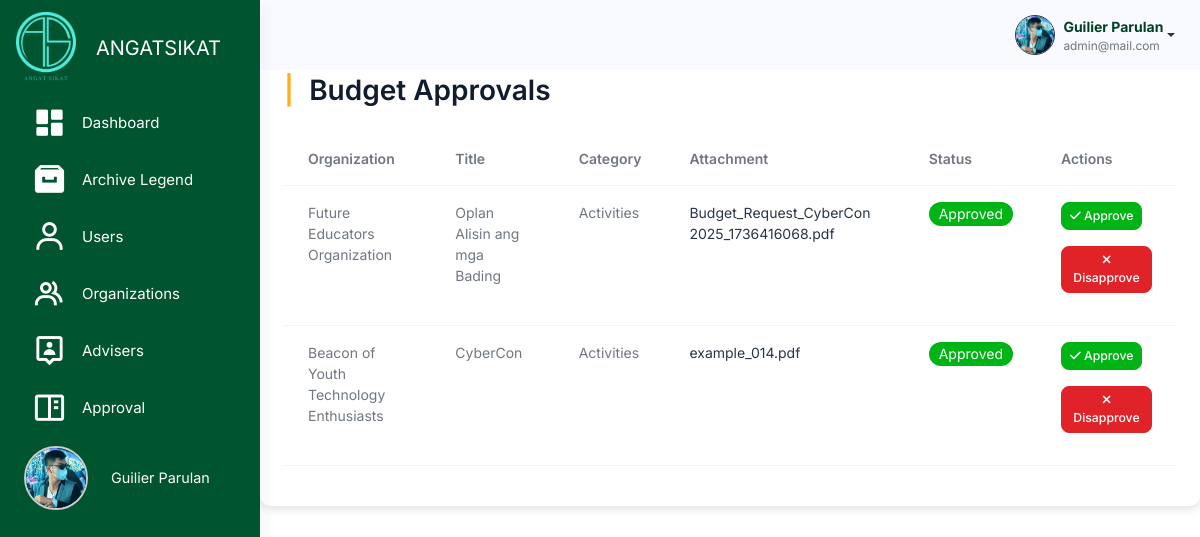
The page /src/budget_management/admin_budget_approval_table.php (signed in) on the database as committed earlier.
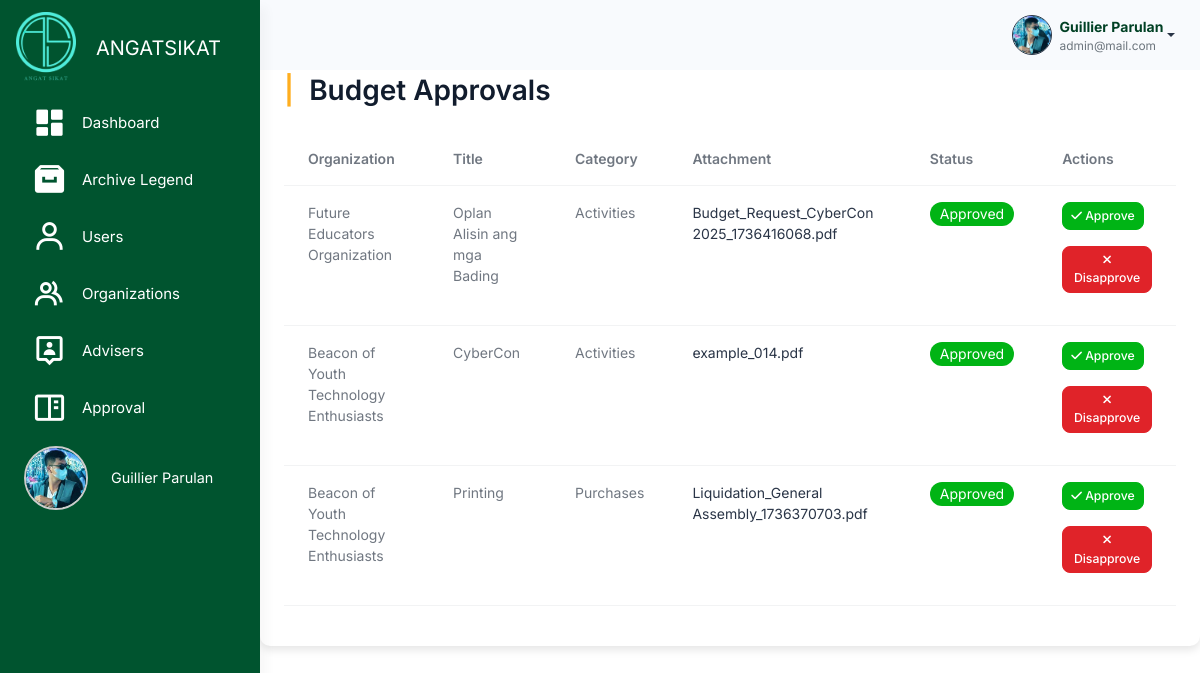
The same page on the database as committed later.
### tables this page shows
CREATE TABLE `users` (
  `user_id` int(11) NOT NULL,
  `username` varchar(100) NOT NULL,
  `password` varchar(255) NOT NULL,
  `profile_picture` varchar(255) NOT NULL,
  `first_name` varchar(255) NOT NULL,
  `last_name` varchar(255) NOT NULL,
  `email` varchar(100) NOT NULL,
  `role` enum('admin','officer','member') NOT NULL,
  `organization_id` int(11) DEFAULT NULL,
  `archived` tinyint(1) DEFAULT 0,
  `created_at` timestamp NOT NULL DEFAULT current_timestamp(),
  `position` enum('President','Treasurer') NOT NULL,
  `failed_attempts` int(11) DEFAULT 0,
  `is_locked` tinyint(1) DEFAULT 0,
  `last_failed_attempt` datetime DEFAULT NULL
);

CREATE TABLE `budget_approvals` (
  `approval_id` int(11) NOT NULL,
  `title` varchar(255) NOT NULL,
  `category` varchar(255) NOT NULL,
  `attachment` varchar(255) DEFAULT NULL,
  `status` enum('Pending','Approved','Disapproved') DEFAULT 'Pending',
  `organization_id` int(11) NOT NULL,
  `created_at` timestamp NOT NULL DEFAULT current_timestamp(),
  `archived` tinyint(1) DEFAULT 0
);

CREATE TABLE `organizations` (
  `organization_id` int(11) NOT NULL,
  `organization_name` varchar(255) NOT NULL,
  `acronym` varchar(100) NOT NULL,
  `organization_logo` varchar(255) DEFAULT NULL,
  `organization_members` int(11) NOT NULL DEFAULT 0,
  `organization_status` enum('Probationary','Level I','Level II') NOT NULL DEFAULT 'Probationary',
  `organization_color` varchar(7) DEFAULT NULL,
  `archived` tinyint(1) DEFAULT 0,
  `created_at` timestamp NOT NULL DEFAULT current_timestamp(),
  `balance` decimal(15,2) DEFAULT 0.00,
  `beginning_balance` decimal(15,2) DEFAULT 0.00,
  `income` decimal(15,2) DEFAULT 0.00,
  `expense` decimal(15,2) DEFAULT 0.00,
  `cash_on_bank` decimal(15,2) DEFAULT 0.00,
  `cash_on_hand` decimal(15,2) DEFAULT 0.00
);

### src/user_query.php (called while the page is built, shortened)
<?php
$user_id = $_SESSION['user_id'];
$user_query = "SELECT * FROM users WHERE user_id = '$user_id'";
$user_result = mysqli_query($conn, $user_query);
if ($user_result && mysqli_num_rows($user_result) > 0) {
    $user = mysqli_fetch_assoc($user_result);
    $firstname = $user['first_name'];
    $lastname = $user['last_name'];
    $fullname = $firstname . ' ' . $lastname;
    $email = $user['email'];
    $profile_picture = $user['profile_picture'];
} else {
    echo "Error fetching user data: " . mysqli_error($conn);
    exit();
}
?>

### src/budget_management/admin_budget_approval_table.php (the view, shortened to what the changed rows need)
<?php
include 'connection.php';
include '../user_query.php';
?>
<!DOCTYPE html>
<html lang="en">
<head>
    <link rel="stylesheet" href="../assets/css/styles.min.css" />
    <link rel="stylesheet" href="../budget_management/css/budget.css" />
    <link rel="stylesheet" href="css/activities.css" />
    <link href="https://unpkg.com/boxicons@2.1.4/css/boxicons.min.css" rel="stylesheet" />
    <link rel="stylesheet" href="https://cdnjs.cloudflare.com/ajax/libs/font-awesome/6.6.0/css/all.min.css">
    <link rel="stylesheet" href="https://cdn.datatables.net/2.1.7/css/dataTables.bootstrap.min.css" />
</head>
<body>
     <div class="page-wrapper" id="main-wrapper" data-layout="vertical" data-navbarbg="skin6" data-sidebartype="full"
        data-sidebar-position="fixed" data-header-position="fixed">
        <aside class="left-sidebar" id="sidebar">
            <div>
                <nav class="sidebar-nav scroll-sidebar" data-simplebar="">
                    <ul id="sidebarnav">
                        <li class="sidebar-item profile-container">
                            <a class="sidebar-link" href="../user/admin_profile.php" aria-expanded="false"
                                data-tooltip="Profile" style="display: flex; align-items: center; padding: 0.5rem;">
                                <div class="profile-pic-border"
                                    style="height: 4rem; width: 4rem; display: flex; justify-content: center; align-items: center; overflow: hidden; border-radius: 50%; border: 2px solid #ccc;">
                                    <img src="<?php echo !empty($profile_picture) ? '../user/' . htmlspecialchars($profile_picture) : '../user/uploads/default.png'; ?>"
                                        alt="Profile Picture" class="profile-pic"
                                        style="height: 100%; width: 100%; object-fit: cover;" />
                                </div>
                                <span class="profile-name" style="margin-left: 0.5rem; font-size: 0.9rem;">
                                    <?php echo htmlspecialchars($user['first_name']) . ' ' . htmlspecialchars($user['last_name']); ?>
                                </span>
                            </a>
                        </li>
                    </ul>
                </nav>
            </div>
        </aside>
        <div class="body-wrapper">
            <header class="app-header">
                <nav class="navbar navbar-expand-lg navbar-light">
                    <div class="navbar-collapse justify-content-end px-0" id="navbarNav">
                        <ul class="navbar-nav flex-row ms-auto align-items-center justify-content-end">
                            <li class="nav-item dropdown">
                                <div class="dropdown">
                                    <a href="#" class="dropdown-toggle d-flex align-items-center"
                                        data-bs-toggle="dropdown" aria-expanded="false" style="text-decoration: none;">
                                        <img class="border border-dark rounded-circle"
                                            src="<?php echo !empty($profile_picture) ? '../user/' . $profile_picture : '../user/uploads/default.png'; ?>"
                                            alt="Profile"
                                            style="width: 40px; height: 40px; margin-left: 10px; object-fit: cover;">
                                        <div class="d-flex flex-column align-items-start ms-2">
                                            <span style="font-weight: bold; color: #004024;">
                                                <?php echo htmlspecialchars($fullname); ?>
                                            </span>
                                            <span style="font-size: 0.85em; color: #6c757d;">
                                                <?php echo htmlspecialchars($email); ?>
                                            </span>
                                        </div>
                                    </a>
                                </div>
                            </li>
                        </ul>
                    </div>
                </nav>
            </header>
    <div class="container p-4" style="margin-top: 50px;">
        <h2><span class="text-warning fw-bold me-2">|</span> Budget Approvals</h2>
        <table class="table mt-4" id="approvalsTable">
            <thead>
                <tr>
                    <th>Organization</th>
                    <th>Title</th>
                    <th>Category</th>
                    <th>Attachment</th>
                    <th>Status</th>
                    <th>Actions</th>
                </tr>
            </thead>
            <tbody>
                <?php
            $query = "
                SELECT b.*, o.organization_name
                FROM budget_approvals b
                JOIN organizations o ON b.organization_id = o.organization_id";
            $result = mysqli_query($conn, $query);
            while ($row = mysqli_fetch_assoc($result)) {
                $organization = $row['organization_name'];
                $title = $row['title'];
                $category = $row['category'];
                $attachment = $row['attachment'];
                $id = $row['approval_id'];
                ?>
                <tr>
                    <td>
                        <?php echo htmlspecialchars($organization); ?>
                    </td>
                    <td>
                        <?php echo htmlspecialchars($title); ?>
                    </td>
                    <td>
                        <?php echo htmlspecialchars($category); ?>
                    </td>
                    <td>
                        <a href="uploads/<?php echo htmlspecialchars($attachment); ?>"
                            class='link-offset-2 link-underline link-underline-opacity-0' target="_blank">
                            <?php echo htmlspecialchars($attachment); ?>
                        </a>
                    </td>
                    <td>
                        <?php
                        if ($row['status'] == 'Pending') {
                            echo " <span class='badge rounded-pill pending'> ";
                        } else if ($row['status'] == 'Approved') {
                            echo " <span class='badge rounded-pill approved'> ";
                        } else if ($row['status'] == 'Disapproved') {
                            echo " <span class='badge rounded-pill disapproved'> ";
                        }
                        echo ucfirst($row['status']);
                        ?>
                        </span>
                    </td>
                    <td>
                    <button type="button" class="btn btn-sm btn-success mb-3"
                            data-bs-toggle="modal"
                            data-bs-target="#confirmationModal"
                            data-action="approve"
                            data-id="<?php echo $id; ?>">
                        <i class="fa-solid fa-check"></i> Approve
                    </button>
                    <button type="button" class="btn btn-sm btn-danger mb-3"
                            data-bs-toggle="modal"
                            data-bs-target="#confirmationModal"
                            data-action="disapprove"
                            data-id="<?php echo $id; ?>">
                        <i class="fa-solid fa-xmark"></i> Disapprove
                    </button>
                    </td>
                </tr>
                <?php
            }
            ?>
            </tbody>
        </table>
    </div>
    </div>
    </div>
</body>
</html>

Rows that differ between the two databases and show on the page:
changed users "Parulan": first_name "Guilier" → "Guillier"; fullname "Guilier Parulan" → "Guillier Parulan"
added budget_approvals: organization.organization_name "Beacon of Youth Technology Enthusiasts", title "Printing", category "Purchases", attachment "Liquidation_General Assembly_1736370703.pdf", status "Approved"
